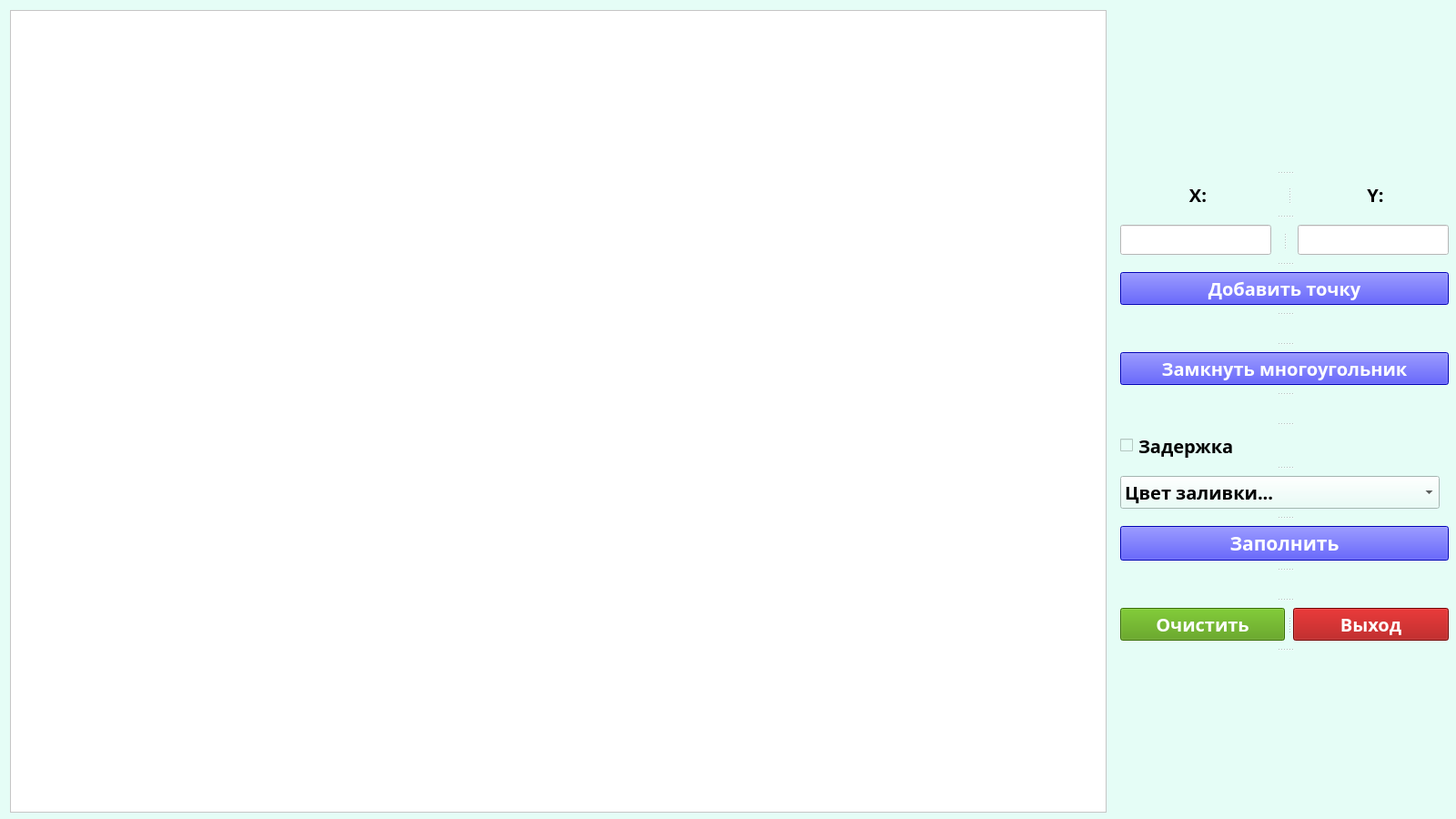
<?xml version="1.0" encoding="UTF-8"?>
<ui version="4.0">
 <class>MainWindow</class>
 <widget class="QMainWindow" name="MainWindow">
  <property name="geometry">
   <rect>
    <x>0</x>
    <y>0</y>
    <width>1600</width>
    <height>900</height>
   </rect>
  </property>
  <property name="windowTitle">
   <string>Заполнение многоугольника</string>
  </property>
  <property name="styleSheet">
   <string notr="true">background-color: rgb(229, 253, 246);</string>
  </property>
  <widget class="QWidget" name="centralwidget">
   <widget class="QWidget" name="">
    <property name="geometry">
     <rect>
      <x>11</x>
      <y>11</y>
      <width>1581</width>
      <height>882</height>
     </rect>
    </property>
    <layout class="QGridLayout" name="gridLayout">
     <property name="horizontalSpacing">
      <number>15</number>
     </property>
     <item row="0" column="0">
      <widget class="QGraphicsView" name="canvas">
       <property name="minimumSize">
        <size>
         <width>1200</width>
         <height>880</height>
        </size>
       </property>
       <property name="styleSheet">
        <string notr="true">background-color: rgb(255, 255, 255);</string>
       </property>
      </widget>
     </item>
     <item row="0" column="1">
      <widget class="QSplitter" name="splitter_3">
       <property name="sizePolicy">
        <sizepolicy hsizetype="Preferred" vsizetype="Fixed">
         <horstretch>0</horstretch>
         <verstretch>0</verstretch>
        </sizepolicy>
       </property>
       <property name="orientation">
        <enum>Qt::Vertical</enum>
       </property>
       <property name="handleWidth">
        <number>19</number>
       </property>
       <widget class="QLabel" name="label">
        <property name="minimumSize">
         <size>
          <width>0</width>
          <height>120</height>
         </size>
        </property>
        <property name="text">
         <string/>
        </property>
       </widget>
       <widget class="QSplitter" name="splitter">
        <property name="maximumSize">
         <size>
          <width>16777215</width>
          <height>16777215</height>
         </size>
        </property>
        <property name="orientation">
         <enum>Qt::Horizontal</enum>
        </property>
        <property name="handleWidth">
         <number>29</number>
        </property>
        <widget class="QLabel" name="x_label">
         <property name="sizePolicy">
          <sizepolicy hsizetype="Preferred" vsizetype="Fixed">
           <horstretch>0</horstretch>
           <verstretch>0</verstretch>
          </sizepolicy>
         </property>
         <property name="minimumSize">
          <size>
           <width>171</width>
           <height>0</height>
          </size>
         </property>
         <property name="font">
          <font>
           <family>KacstTitle</family>
           <pointsize>15</pointsize>
           <weight>75</weight>
           <bold>true</bold>
          </font>
         </property>
         <property name="text">
          <string>X:</string>
         </property>
         <property name="alignment">
          <set>Qt::AlignCenter</set>
         </property>
        </widget>
        <widget class="QLabel" name="y_label">
         <property name="sizePolicy">
          <sizepolicy hsizetype="Preferred" vsizetype="Fixed">
           <horstretch>0</horstretch>
           <verstretch>0</verstretch>
          </sizepolicy>
         </property>
         <property name="minimumSize">
          <size>
           <width>161</width>
           <height>0</height>
          </size>
         </property>
         <property name="font">
          <font>
           <family>KacstTitle</family>
           <pointsize>15</pointsize>
           <weight>75</weight>
           <bold>true</bold>
          </font>
         </property>
         <property name="text">
          <string>Y:</string>
         </property>
         <property name="alignment">
          <set>Qt::AlignCenter</set>
         </property>
        </widget>
       </widget>
       <widget class="QSplitter" name="splitter_2">
        <property name="maximumSize">
         <size>
          <width>16777215</width>
          <height>16777215</height>
         </size>
        </property>
        <property name="orientation">
         <enum>Qt::Horizontal</enum>
        </property>
        <property name="handleWidth">
         <number>29</number>
        </property>
        <widget class="QLineEdit" name="y_entry">
         <property name="font">
          <font>
           <pointsize>16</pointsize>
          </font>
         </property>
         <property name="styleSheet">
          <string notr="true">background-color: rgb(255, 255, 255);</string>
         </property>
        </widget>
        <widget class="QLineEdit" name="x_entry">
         <property name="font">
          <font>
           <pointsize>16</pointsize>
          </font>
         </property>
         <property name="styleSheet">
          <string notr="true">background-color: rgb(255, 255, 255);</string>
         </property>
        </widget>
       </widget>
       <widget class="QPushButton" name="add_btn">
        <property name="sizePolicy">
         <sizepolicy hsizetype="Minimum" vsizetype="Fixed">
          <horstretch>0</horstretch>
          <verstretch>0</verstretch>
         </sizepolicy>
        </property>
        <property name="maximumSize">
         <size>
          <width>16777215</width>
          <height>51</height>
         </size>
        </property>
        <property name="font">
         <font>
          <family>KacstTitle</family>
          <pointsize>15</pointsize>
          <weight>75</weight>
          <italic>false</italic>
          <bold>true</bold>
         </font>
        </property>
        <property name="styleSheet">
         <string notr="true">background-color: rgb(0, 0, 255);
color: rgb(255, 255, 255);</string>
        </property>
        <property name="text">
         <string>Добавить точку</string>
        </property>
       </widget>
       <widget class="QLabel" name="label_2">
        <property name="maximumSize">
         <size>
          <width>16777215</width>
          <height>61</height>
         </size>
        </property>
        <property name="text">
         <string/>
        </property>
       </widget>
       <widget class="QPushButton" name="close_fig_btn">
        <property name="sizePolicy">
         <sizepolicy hsizetype="Minimum" vsizetype="Fixed">
          <horstretch>0</horstretch>
          <verstretch>0</verstretch>
         </sizepolicy>
        </property>
        <property name="maximumSize">
         <size>
          <width>16777215</width>
          <height>51</height>
         </size>
        </property>
        <property name="font">
         <font>
          <family>KacstTitle</family>
          <pointsize>15</pointsize>
          <weight>75</weight>
          <italic>false</italic>
          <bold>true</bold>
         </font>
        </property>
        <property name="styleSheet">
         <string notr="true">background-color: rgb(0, 0, 255);
color: rgb(255, 255, 255);</string>
        </property>
        <property name="text">
         <string>Замкнуть многоугольник</string>
        </property>
       </widget>
       <widget class="QLabel" name="label_3">
        <property name="maximumSize">
         <size>
          <width>16777215</width>
          <height>61</height>
         </size>
        </property>
        <property name="text">
         <string/>
        </property>
       </widget>
       <widget class="QCheckBox" name="delay_check">
        <property name="maximumSize">
         <size>
          <width>16777215</width>
          <height>51</height>
         </size>
        </property>
        <property name="font">
         <font>
          <family>KacstTitle</family>
          <pointsize>15</pointsize>
          <weight>75</weight>
          <bold>true</bold>
         </font>
        </property>
        <property name="styleSheet">
         <string notr="true">selection-color: rgb(255, 255, 255);
selection-background-color: rgb(255, 255, 255);
border-color: rgb(0, 0, 0);
gridline-color: rgb(0, 0, 0);</string>
        </property>
        <property name="text">
         <string>Задержка</string>
        </property>
       </widget>
       <widget class="QComboBox" name="color_box">
        <property name="maximumSize">
         <size>
          <width>351</width>
          <height>51</height>
         </size>
        </property>
        <property name="font">
         <font>
          <family>KacstTitle</family>
          <pointsize>15</pointsize>
          <weight>75</weight>
          <bold>true</bold>
         </font>
        </property>
        <item>
         <property name="text">
          <string>Цвет заливки...</string>
         </property>
        </item>
        <item>
         <property name="text">
          <string>Красный</string>
         </property>
        </item>
        <item>
         <property name="text">
          <string>Синий</string>
         </property>
        </item>
        <item>
         <property name="text">
          <string>Черный</string>
         </property>
        </item>
        <item>
         <property name="text">
          <string>Белый</string>
         </property>
        </item>
       </widget>
       <widget class="QPushButton" name="fill_btn">
        <property name="sizePolicy">
         <sizepolicy hsizetype="Minimum" vsizetype="Fixed">
          <horstretch>0</horstretch>
          <verstretch>0</verstretch>
         </sizepolicy>
        </property>
        <property name="maximumSize">
         <size>
          <width>16777215</width>
          <height>51</height>
         </size>
        </property>
        <property name="font">
         <font>
          <family>KacstTitle</family>
          <pointsize>16</pointsize>
          <weight>75</weight>
          <bold>true</bold>
         </font>
        </property>
        <property name="styleSheet">
         <string notr="true">color: rgb(255, 255, 255);
background-color: rgb(0, 0, 255);</string>
        </property>
        <property name="text">
         <string>Заполнить</string>
        </property>
       </widget>
       <widget class="QLabel" name="label_5">
        <property name="maximumSize">
         <size>
          <width>16777215</width>
          <height>61</height>
         </size>
        </property>
        <property name="text">
         <string/>
        </property>
       </widget>
       <widget class="QSplitter" name="splitter_4">
        <property name="maximumSize">
         <size>
          <width>16777215</width>
          <height>16777215</height>
         </size>
        </property>
        <property name="orientation">
         <enum>Qt::Horizontal</enum>
        </property>
        <property name="handleWidth">
         <number>9</number>
        </property>
        <widget class="QPushButton" name="clear_btn">
         <property name="font">
          <font>
           <family>KacstTitle</family>
           <pointsize>15</pointsize>
           <weight>75</weight>
           <bold>true</bold>
          </font>
         </property>
         <property name="styleSheet">
          <string notr="true">color: rgb(255, 255, 255);
background-color: rgb(78, 154, 6);</string>
         </property>
         <property name="text">
          <string>Очистить</string>
         </property>
        </widget>
        <widget class="QPushButton" name="exit_btn">
         <property name="sizePolicy">
          <sizepolicy hsizetype="Minimum" vsizetype="Fixed">
           <horstretch>0</horstretch>
           <verstretch>0</verstretch>
          </sizepolicy>
         </property>
         <property name="minimumSize">
          <size>
           <width>171</width>
           <height>0</height>
          </size>
         </property>
         <property name="font">
          <font>
           <family>KacstTitle</family>
           <pointsize>15</pointsize>
           <weight>75</weight>
           <bold>true</bold>
          </font>
         </property>
         <property name="styleSheet">
          <string notr="true">color: rgb(255, 255, 255);
background-color: rgb(164, 0, 0);</string>
         </property>
         <property name="text">
          <string>Выход</string>
         </property>
        </widget>
       </widget>
       <widget class="QLabel" name="label_4">
        <property name="minimumSize">
         <size>
          <width>0</width>
          <height>120</height>
         </size>
        </property>
        <property name="text">
         <string/>
        </property>
       </widget>
      </widget>
     </item>
    </layout>
   </widget>
  </widget>
 </widget>
 <resources/>
 <connections/>
</ui>
